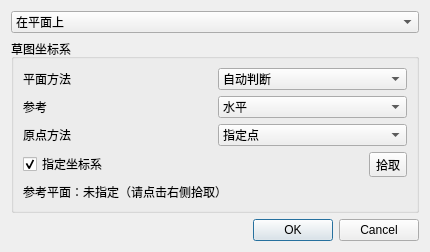
<?xml version="1.0" encoding="UTF-8"?>
<ui version="4.0">
 <class>SketchCreateDialog</class>
 <widget class="QDialog" name="SketchCreateDialog">
  <property name="geometry">
   <rect>
    <x>0</x>
    <y>0</y>
    <width>430</width>
    <height>230</height>
   </rect>
  </property>
  <property name="windowTitle">
   <string>创建草图</string>
  </property>
  <layout class="QGridLayout" name="gridLayout">
   <item row="0" column="0">
    <widget class="QComboBox" name="comboBox_method">
     <item>
      <property name="text">
       <string>在平面上</string>
      </property>
     </item>
     <item>
      <property name="text">
       <string>基于路径</string>
      </property>
     </item>
    </widget>
   </item>
   <item row="1" column="0">
    <widget class="QGroupBox" name="groupBox_csys">
     <property name="title">
      <string>草图坐标系</string>
     </property>
     <layout class="QGridLayout" name="gridLayout_csys">
      <item row="0" column="0">
       <widget class="QLabel" name="label_planeMethod">
        <property name="text">
         <string>平面方法</string>
        </property>
       </widget>
      </item>
      <item row="0" column="1">
       <widget class="QComboBox" name="comboBox_planeMethod">
        <item>
         <property name="text">
          <string>自动判断</string>
         </property>
        </item>
        <item>
         <property name="text">
          <string>新平面</string>
         </property>
        </item>
       </widget>
      </item>
      <item row="1" column="0">
       <widget class="QLabel" name="label_ref">
        <property name="text">
         <string>参考</string>
        </property>
       </widget>
      </item>
      <item row="1" column="1">
       <widget class="QComboBox" name="comboBox_reference">
        <item>
         <property name="text">
          <string>水平</string>
         </property>
        </item>
        <item>
         <property name="text">
          <string>竖直</string>
         </property>
        </item>
       </widget>
      </item>
      <item row="2" column="0">
       <widget class="QLabel" name="label_originMethod">
        <property name="text">
         <string>原点方法</string>
        </property>
       </widget>
      </item>
      <item row="2" column="1">
       <widget class="QComboBox" name="comboBox_originMethod">
        <item>
         <property name="text">
          <string>指定点</string>
         </property>
        </item>
        <item>
         <property name="text">
          <string>使用工作部件原点</string>
         </property>
        </item>
       </widget>
      </item>
      <item row="3" column="0" colspan="2">
       <layout class="QHBoxLayout" name="horizontalLayout_planePick">
        <item>
         <widget class="QCheckBox" name="checkBox_pickEnabled">
          <property name="text">
           <string>指定坐标系</string>
          </property>
          <property name="checked">
           <bool>true</bool>
          </property>
         </widget>
        </item>
        <item>
         <spacer name="horizontalSpacer">
          <property name="orientation">
           <enum>Qt::Orientation::Horizontal</enum>
          </property>
          <property name="sizeHint" stdset="0">
           <size>
            <width>40</width>
            <height>20</height>
           </size>
          </property>
         </spacer>
        </item>
        <item>
         <widget class="QToolButton" name="toolButton_pickPlane">
          <property name="text">
           <string>拾取</string>
          </property>
         </widget>
        </item>
       </layout>
      </item>
      <item row="4" column="0" colspan="2">
       <widget class="QLabel" name="label_planeInfo">
        <property name="text">
         <string>参考平面：未指定（请点击右侧拾取）</string>
        </property>
        <property name="wordWrap">
         <bool>true</bool>
        </property>
       </widget>
      </item>
     </layout>
    </widget>
   </item>
   <item row="2" column="0">
    <widget class="QDialogButtonBox" name="buttonBox">
     <property name="orientation">
      <enum>Qt::Orientation::Horizontal</enum>
     </property>
     <property name="standardButtons">
      <set>QDialogButtonBox::Cancel|QDialogButtonBox::Ok</set>
     </property>
    </widget>
   </item>
  </layout>
 </widget>
 <resources/>
 <connections>
  <connection>
   <sender>buttonBox</sender>
   <signal>accepted()</signal>
   <receiver>SketchCreateDialog</receiver>
   <slot>accept()</slot>
   <hints>
    <hint type="sourcelabel">
     <x>262</x>
     <y>208</y>
    </hint>
    <hint type="destinationlabel">
     <x>226</x>
     <y>214</y>
    </hint>
   </hints>
  </connection>
  <connection>
   <sender>buttonBox</sender>
   <signal>rejected()</signal>
   <receiver>SketchCreateDialog</receiver>
   <slot>reject()</slot>
   <hints>
    <hint type="sourcelabel">
     <x>340</x>
     <y>208</y>
    </hint>
    <hint type="destinationlabel">
     <x>312</x>
     <y>214</y>
    </hint>
   </hints>
  </connection>
 </connections>
</ui>
